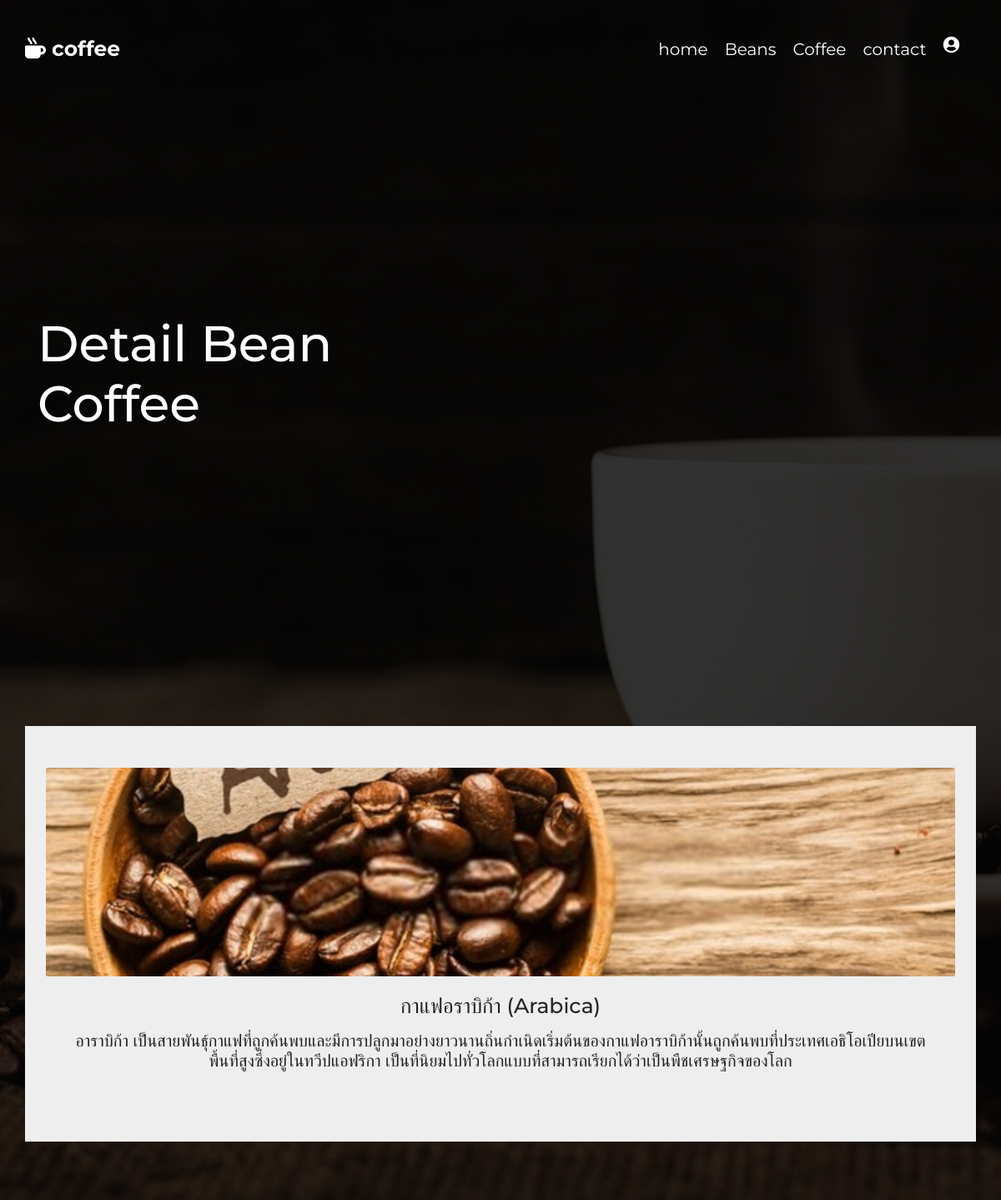
The page /detail.php?id=5 on the database its author committed.
### tables this page shows
CREATE TABLE `bansmenu` (
  `id` int(10) NOT NULL,
  `fname` varchar(255) NOT NULL,
  `description` varchar(255) NOT NULL,
  `details` varchar(255) NOT NULL,
  `img` varchar(255) NOT NULL
);

### detail.php (the view, shortened to what this page needs)
<!DOCTYPE html>
<html lang="en">
<head>
   <link rel="stylesheet" href="https://cdnjs.cloudflare.com/ajax/libs/font-awesome/5.15.4/css/all.min.css">
   <link rel="stylesheet" href="https://cdnjs.cloudflare.com/ajax/libs/bootstrap/4.6.1/css/bootstrap.min.css">
   <link rel="stylesheet" href="css/style1.css">
</head>
<body>
   <header class="header fixed-top">
      <div class="container">
         <div class="row align-items-center">
            <a href="main_in.php" class="logo mr-auto"> <i class="fas fa-mug-hot"></i> coffee </a>
            <nav class="nav">
               <a href="#home">home</a>
               <a href="#beans">Beans</a>
               <a href="#coffee">Coffee</a>
               <a href="#contact">contact</a>
               <a href="login.php" class="fas fa-user-circle"></a>
            </nav>
         </div>
      </div>
   </header>
   <section class="home" id="home">
      <div class="container">
         <div class="row align-items-center text-center text-md-left min-vh-100">
            <div class="col-md-6">
               <h3>Detail Bean Coffee</h3>
            </div>
         </div>
      </div>
<?php
   $servername = "localhost";
   $username = "root";
   $password = "";
   $dbname = "coffeemenu";
   $conn = new mysqli($servername, $username, $password, $dbname);
   $sql = "SELECT  * FROM bansmenu where id='$_GET[id]'";
   $result = $conn->query($sql);
   if ($result->num_rows > 0) {
      while ($row = $result->fetch_assoc()) {
         echo "<center>
            <div class='container2'>
            <section class='blogs'>
            <div class='box-container container'>
            <div class='box'>
            <div class='image'>
               <img width='50px' src='./uploads/" . $row["img"] . "' class='rounded' alt=''>
            </div>
            <div class='content'>
            <h1>" . $row["fname"] . "</h1>
               <h3>" . $row["details"] . "</h3>
            </div>
         </div>
      </div>
   </section>
   </div>";
      }
   } else {
      echo "0 results";
   }
   ?>

### css/style1.css (style rules this page uses)
* { font-family: 'Montserrat', sans-serif; margin: 0; padding: 0; -webkit-box-sizing: border-box; box-sizing: border-box; outline: none; border: none; text-decoration: none !important; -webkit-transition: all .2s linear; transition: all .2s linear; }
html { font-size: 62.5%; overflow-x: hidden; scroll-behavior: smooth; scroll-padding-top: 6rem; }
section { padding: 5rem 1rem; }
.header { z-index: 1000; padding: 4rem 0; }
.header .logo { font-size: 2.5rem; color: #fff; font-weight: bolder; }
.header .nav a { font-size: 2rem; margin-right: 2rem; color: #fff; }
.home { background: -webkit-gradient(linear, left top, left bottom, from(rgba(0, 0, 0, 0.7)), to(rgba(0, 0, 0, 0.7))), url(../images/home-bg.jpg) no-repeat; background: linear-gradient(rgba(0, 0, 0, 0.7), rgba(0, 0, 0, 0.7)), url(../images/home-bg.jpg) no-repeat; background-size: cover; background-position: center; background-attachment: fixed; }
.home h3 { padding: 1rem 0; font-size: 6rem; color: #fff; }
.blogs { background: #eee; }
.container2 { text-align: center; display: inline-flex; margin: 10px; padding: 10px; }
.blogs .box-container { display: -ms-grid; display: grid; -ms-grid-columns: (minmax(30rem, 1fr))[auto-fit]; grid-template-columns: repeat(auto-fit, minmax(30rem, 1fr)); gap: 2rem; }
.blogs .box-container .box .image { height: 25rem; overflow: hidden; }
.blogs .box-container .box .image img { height: 100%; width: 100%; -o-object-fit: cover; object-fit: cover; }
.blogs .box-container .box .content { padding: 2rem; text-align: center; }
.blogs .box-container .box .content h3 { font-size: 2rem; text-transform: capitalize; color: #222; }

### rows shown on the page
bansmenu: img (picture), fname "กาแฟอราบิก้า (Arabica)", details "อาราบิก้า เป็นสายพันธุ์กาแฟที่ถูกค้นพบและมีการปลูกมาอย่างยาวนานถิ่นกำเนิดเริ่มต้นของกาแฟอาราบิก้านั้นถูกค้นพบที่ประเทศเอธิโอเปียบนเขตพื้นที่สูงซึ่งอยู่ในทวีปแอฟริกา เป็นที่นิยมไปทั่วโลกแบบที่สามารถเรียกได้ว่าเป็นพืชเศรษฐกิจของโลก"
